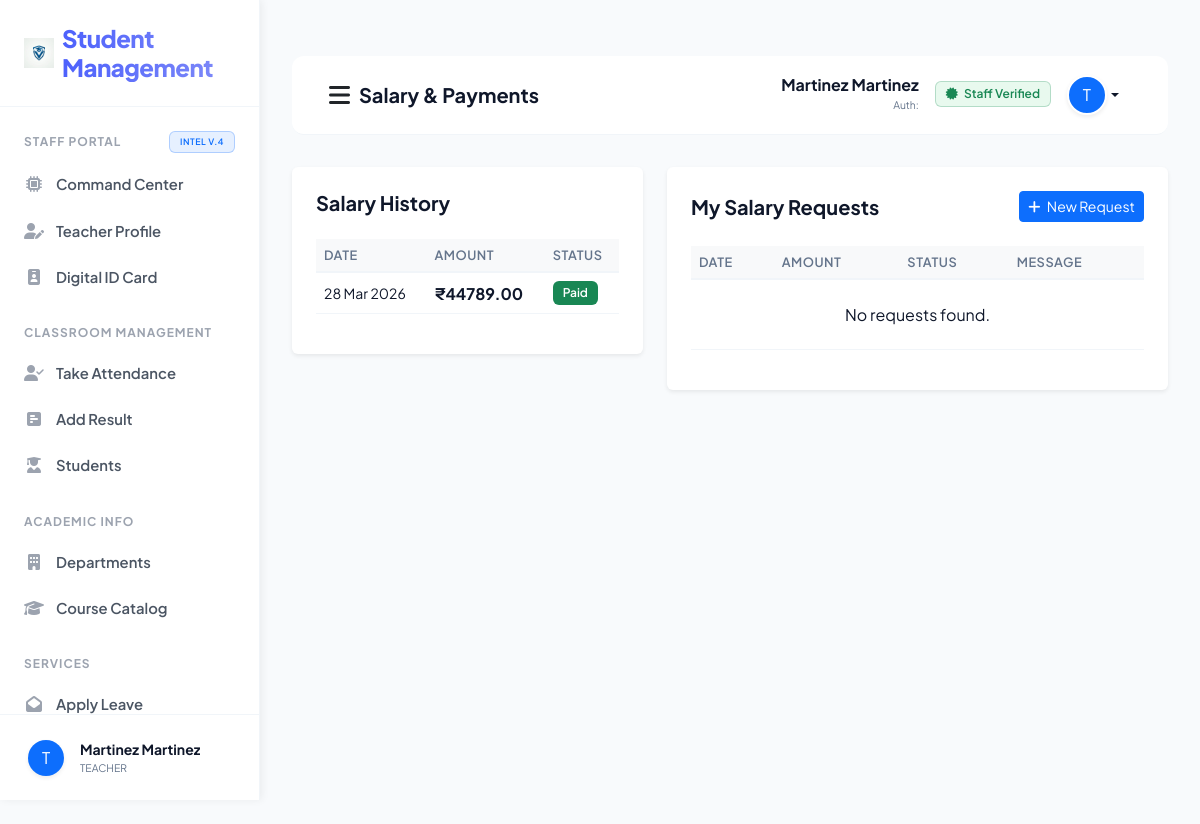
/teacher_salary_details/ (signed in), run on the app's committed database.
### sms/models.py (models this page shows, shortened)
class CustomUser(AbstractUser):
    USER_TYPE_CHOICES = (
        ('ADMIN', 'Admin'),
        ('TEACHER', 'Teacher'),
        ('STUDENT', 'Student'),
    )
    user_type = models.CharField(max_length=10, choices=USER_TYPE_CHOICES, default='ADMIN')
    profile_pic = models.ImageField(upload_to='profile_pics/', null=True, blank=True)
    phone = models.CharField(max_length=15, null=True, blank=True)

class TeacherSalary(models.Model):
    teacher = models.ForeignKey(Teacher, on_delete=models.CASCADE)
    salary_amount = models.DecimalField(max_digits=10, decimal_places=2)
    payment_date = models.DateField(auto_now_add=True)
    description = models.CharField(max_length=255, blank=True)
    status_choices = (
        ('Paid', 'Paid'),
        ('Pending', 'Pending'),
    )
    status = models.CharField(max_length=50, choices=status_choices, default='Paid')
    created_at = models.DateTimeField(auto_now_add=True)
    updated_at = models.DateTimeField(auto_now=True)

### sms/views/teacher_views.py (the view)
# urls.py: path('teacher_salary_details/', teacher_views.teacher_salary_details, name="teacher_salary_details"),
def teacher_salary_details(request):
    teacher = Teacher.objects.get(user=request.user)
    salaries = TeacherSalary.objects.filter(teacher=teacher).order_by('-payment_date')
    salary_requests = SalaryRequest.objects.filter(teacher=teacher).order_by('-id')
    return render(request, "sms/teacher_template/teacher_salary_details.html", {"salaries": salaries, "salary_requests": salary_requests})

### sms/templates/sms/teacher_template/teacher_salary_details.html (shortened to what this page needs)
﻿{% extends 'sms/base.html' %}
{% block page_title %}Salary & Payments{% endblock page_title %}
{% block sidebar_nav %}
{% include 'sms/teacher_template/sidebar_template.html' with active_page='teacher_salary' %}
{% endblock sidebar_nav %}
{% block main_content %}
<div class="row">
    <div class="col-md-5">
        <div class="card shadow-sm border-0 p-4">
            <h5 class="fw-bold mb-4">Salary History</h5>
            <div class="table-responsive">
                <table class="table table-hover align-middle">
                    <thead class="bg-light">
                        <tr>
                            <th>Date</th>
                            <th>Amount</th>
                            <th>Status</th>
                        </tr>
                    </thead>
                    <tbody>
                        {% for salary in salaries %}
                        <tr>
                            <td class="small">{{ salary.payment_date|date:"d M Y" }}</td>
                            <td class="fw-bold">₹{{ salary.salary_amount }}</td>
                            <td>
                                {% if salary.status == 'Paid' %}
                                <span class="badge bg-success">Paid</span>
                                {% else %}
                                <span class="badge bg-warning text-dark">Pending</span>
                                {% endif %}
                            </td>
                        </tr>
                        {% empty %}
                        <tr>
                            <td colspan="3" class="text-center py-5 text-muted">No salary records found.</td>
                        </tr>
                        {% endfor %}
                    </tbody>
                </table>
            </div>
        </div>
    </div>
    <div class="col-md-7">
        <div class="card shadow-sm border-0 p-4">
            <div class="d-flex justify-content-between align-items-center mb-4">
                <h5 class="fw-bold mb-0">My Salary Requests</h5>
                <button class="btn btn-sm btn-primary" data-bs-toggle="modal" data-bs-target="#requestSalaryModal">
                    <i class="fas fa-plus me-1"></i> New Request
                </button>
            </div>
            <div class="table-responsive">
                <table class="table table-hover align-middle">
                    <thead class="bg-light">
                        <tr>
                            <th>Date</th>
                            <th>Amount</th>
                            <th>Status</th>
                            <th>Message</th>
                        </tr>
                    </thead>
                    <tbody>
                        {% for sr in salary_requests %}
                        <tr>
                            <td class="small">{{ sr.created_at|date:"d M Y" }}</td>
                            <td class="fw-bold">₹{{ sr.requested_amount }}</td>
                            <td>
                                {% if sr.request_status == 0 %}
                                <span class="badge bg-secondary">Pending</span>
                                {% elif sr.request_status == 1 %}
                                <span class="badge bg-success">Approved</span>
                                {% else %}
                                <span class="badge bg-danger">Rejected</span>
                                {% endif %}
                            </td>
                            <td class="small text-muted">{{ sr.request_message|truncatechars:20 }}</td>
                        </tr>
                        {% empty %}
                        <tr>
                            <td colspan="4" class="text-center py-4 text-muted">No requests found.</td>
                        </tr>
                        {% endfor %}
                    </tbody>
                </table>
            </div>
        </div>
    </div>
</div>
{% endblock main_content %}

### sms/templates/sms/base.html (shortened to what this page needs)
<!DOCTYPE html>
{% load static %}
<html lang="en">
<head>
    <link href="https://cdn.jsdelivr.net/npm/bootstrap@5.3.0/dist/css/bootstrap.min.css" rel="stylesheet">
    <link rel="stylesheet" href="https://cdnjs.cloudflare.com/ajax/libs/font-awesome/6.4.0/css/all.min.css">
    <link rel="stylesheet" href="{% static 'css/style.css' %}?v=4.0">
</head>
<body>
    <div class="sidebar" id="sidebar">
        <div class="sidebar-brand d-flex align-items-center">
            <img src="{% static 'images/logo.png' %}" width="30" height="30" class="me-2">
            <h4 class="m-0">Student Management</h4>
        </div>
        <div class="nav flex-column sidebar-scroll flex-grow-1 overflow-y-auto">
            {% block sidebar_nav %}{% endblock sidebar_nav %}
        </div>
        <div class="sidebar-footer border-top p-0 mt-auto">
            <div class="dropup w-100">
                <button class="btn w-100 d-flex align-items-center p-3 border-0 bg-transparent dropdown-toggle no-caret" type="button" data-bs-toggle="dropdown" aria-expanded="false">
                    {% if user.profile_pic %}
                    <img src="{{ user.profile_pic.url }}" width="36" height="36" class="rounded-circle me-3 shadow-sm">
                    {% else %}
                    <div class="bg-primary text-white rounded-circle d-flex align-items-center justify-content-center shadow-sm me-3" style="width: 36px; height: 36px; flex-shrink: 0;">
                        {{ user.username|first|upper }}
                    </div>
                    {% endif %}
                    <div class="text-start overflow-hidden">
                        <div class="fw-bold small text-dark text-truncate">{{ user.get_full_name }}</div>
                        <div class="text-muted text-truncate" style="font-size: 0.65rem;">{{ user.user_type }}</div>
                    </div>
                </button>
            </div>
        </div>
    </div>
    <div class="main-content">
        <nav class="navbar border-bottom">
            <div class="container-fluid">
                <div class="d-flex align-items-center">
                    <button id="sidebarToggle" class="btn btn-link link-dark me-2 p-0">
                        <i class="fas fa-bars fs-4 text-main"></i>
                    </button>
                    <span class="navbar-brand fw-bold text-dark">{% block page_title %}{% endblock page_title %}</span>
                </div>
                <div class="d-flex align-items-center">
                    <div class="dropdown">
                        <button
                            class="btn btn-link dropdown-toggle text-decoration-none text-dark d-flex align-items-center"
                            type="button" data-bs-toggle="dropdown">
                            <div class="text-end me-3 d-none d-md-block">
                                <span class="d-block fw-bold lh-1 mb-1">{{ user.get_full_name }}</span>
                                <span class="d-block text-muted" style="font-size: 0.65rem;">Auth: {{ user.last_login|date:"d M Y" }}</span>
                            </div>
                            {% if user.user_type == "TEACHER" %}
                            <span class="badge bg-soft-success text-success me-3 border border-success border-opacity-25 d-none d-lg-inline-block">
                                <i class="fas fa-certificate me-1"></i> Staff Verified
                            </span>
                            {% elif user.user_type == "STUDENT" %}
                             <span class="badge bg-soft-primary text-primary me-3 border border-primary border-opacity-25 d-none d-lg-inline-block">
                                <i class="fas fa-user-graduate me-1"></i> Student ID Active
                            </span>
                             {% elif user.user_type == "ADMIN" %}
                             <span class="badge bg-soft-danger text-danger me-3 border border-danger border-opacity-25 d-none d-lg-inline-block">
                                <i class="fas fa-shield-alt me-1"></i> System Root
                            </span>
                            {% endif %}
                            {% if user.profile_pic %}
                            <img src="{{ user.profile_pic.url }}" width="40" height="40" class="rounded-circle shadow-sm border border-light">
                            {% else %}
                            <div class="bg-primary text-white rounded-circle d-flex align-items-center justify-content-center shadow-sm"
                                style="width: 40px; height: 40px; border: 2px solid white;">
                                {{ user.username|first|upper }}
                            </div>
                            {% endif %}
                        </button>
                    </div>
                </div>
            </div>
        </nav>
        {% block main_content %}{% endblock main_content %}
    </div>
</body>
</html>

### sms/static/css/style.css (style rules this page uses)
:root { --primary-color: #4d61fc; --primary-hover: #3b4ad9; --sidebar-bg: #ffffff; --sidebar-text: #4b5563; --sidebar-active-bg: #eff6ff; --sidebar-active-text: #4d61fc; --border-color: #f1f5f9; --body-bg: #f8fafc; --card-bg: #ffffff; --text-main: #0f172a; --text-muted: #64748b; --transition-speed: 0.25s; --shadow-premium: 0 10px 40px -10px rgba(0, 0, 0, 0.08); }
.bg-soft-success { background: rgba(34, 197, 94, 0.1) !important; }
body { background-color: var(--body-bg) !important; color: var(--text-main) !important; font-family: 'Plus Jakarta Sans', sans-serif !important; margin: 0 !important; overflow-x: hidden !important; transition: background-color var(--transition-speed), color var(--transition-speed); }
.sidebar { width: 260px; height: 100vh; position: fixed; top: 0; left: 0; background-color: var(--sidebar-bg); border-right: 1px solid var(--border-color); box-shadow: 2px 0 8px rgba(0,0,0,0.06); z-index: 1060; display: flex; flex-direction: column; overflow: hidden; transition: left var(--transition-speed) ease-in-out; }
.sidebar-brand { padding: 24px !important; border-bottom: 1px solid var(--border-color) !important; flex-shrink: 0 !important; }
.sidebar-brand h4 { margin: 0 !important; font-weight: 800 !important; letter-spacing: -0.5px !important; background: linear-gradient(to right, var(--primary-color), #818cf8); -webkit-background-clip: text; background-clip: text; -webkit-text-fill-color: transparent; }
.sidebar-scroll { overflow-y: auto !important; overflow-x: hidden !important; flex: 1 !important; min-height: 0 !important; flex-wrap: nowrap !important; }
.sidebar-footer { padding: 8px 12px !important; border-top: 1px solid var(--border-color) !important; flex-shrink: 0 !important; }
.no-caret::after { display: none !important; }
.main-content { margin-left: 260px; padding: 32px 32px 100px 32px; min-height: 100vh; box-sizing: border-box; transition: margin-left var(--transition-speed); }
h5.fw-bold { color: var(--text-main); }
.badge { font-weight: 600 !important; padding: 6px 10px !important; }
.table { color: var(--text-main) !important; }
.table thead th { border-bottom: 2px solid var(--border-color) !important; color: var(--text-muted) !important; font-weight: 600 !important; text-transform: uppercase !important; font-size: 0.8rem !important; letter-spacing: 0.5px !important; background-color: transparent !important; }
.table tbody td { border-color: var(--border-color) !important; color: var(--text-main) !important; background-color: transparent !important; }
.navbar { background: var(--card-bg) !important; border-bottom: 1px solid var(--border-color) !important; padding: 12px 24px !important; margin-bottom: 32px !important; border-radius: 12px !important; transition: background var(--transition-speed), border-color var(--transition-speed); }
.text-dark { color: var(--text-main) !important; }
.text-muted { color: var(--text-muted) !important; }
.bg-soft-success { background-color: rgba(34, 197, 94, 0.1) !important; }

### data on the page
CustomUser: username|first "T", get_full_name "Martinez Martinez", user_type "TEACHER"
TeacherSalary: payment_date "28 Mar 2026", salary_amount "44789.00", status "Paid"
